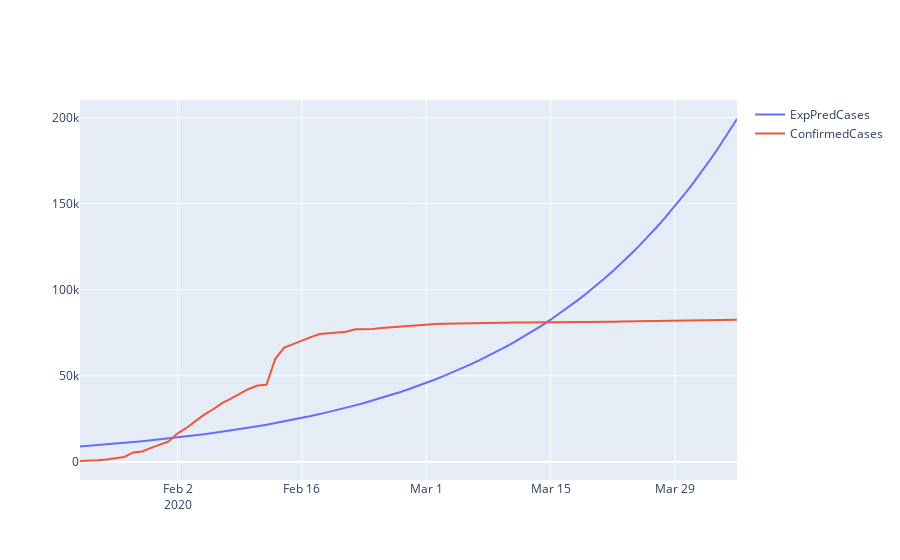

Notebook code cell kept with this figure:
### Code cell
# Predict on China
cleaned_china = clean_country('China')
china_exp_fun = fit_exp_country(cleaned_china)
china_preds = get_preds(china_exp_fun, cleaned_china.shape[0])
cleaned_china['ExpPredCases'] = china_preds
show_china = cleaned_china[['ExpPredCases', 'ConfirmedCases']]
# plotly
fig = go.Figure([{
    'x': cleaned_china['Date'],
    'y': show_china[col],
    'name': col
}  for col in show_china.columns])
fig.show()
